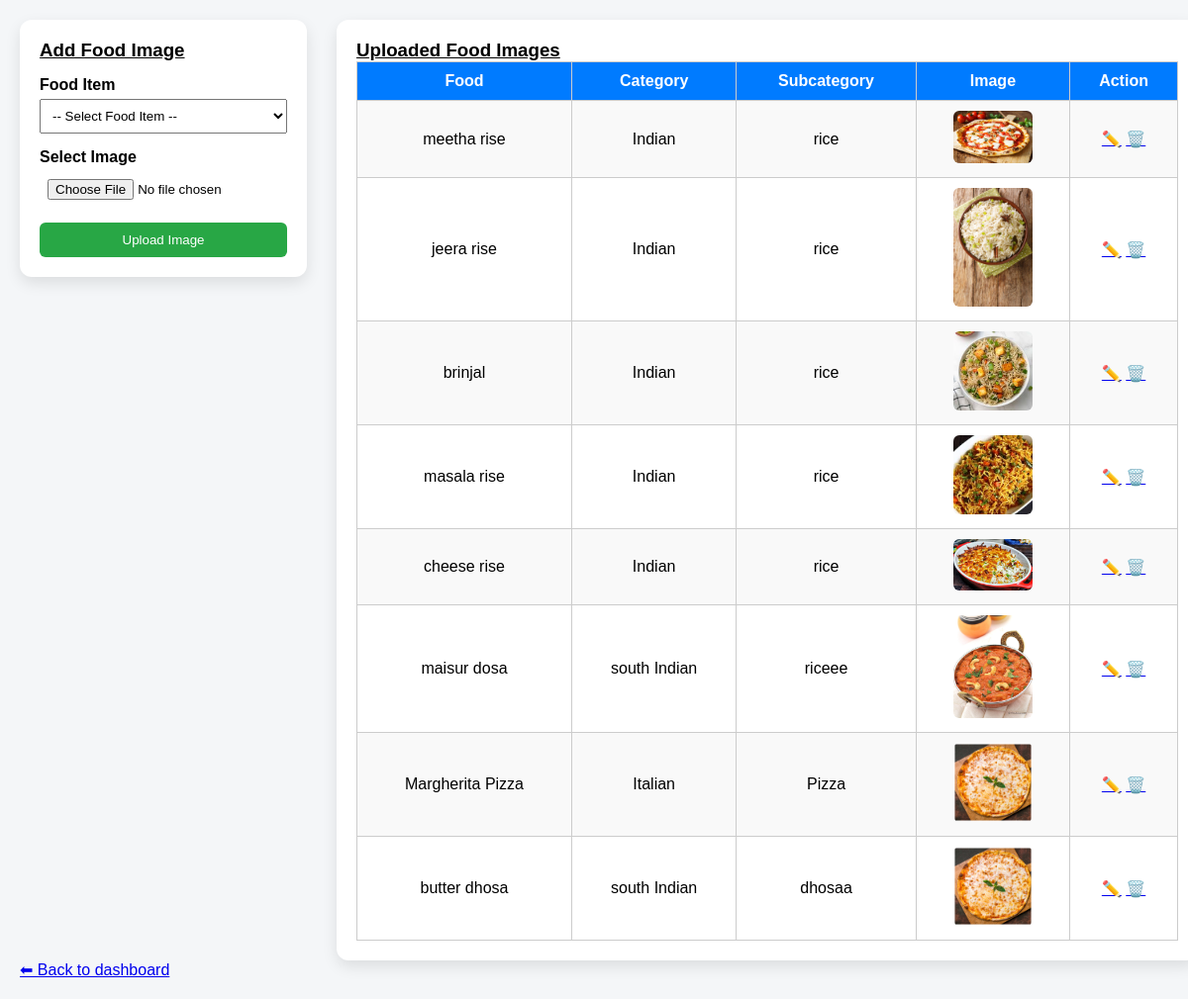
The app's page /dashboard/add_foodimage/ with its own data.
### adminpanel/models.py (models this page shows, shortened)
class FoodItemImage(models.Model):
    img_url = models.ImageField(upload_to='food/')
    uploaded_date = models.DateTimeField(auto_now_add=True)
    food_item = models.ForeignKey(
        FoodItem,
        on_delete=models.CASCADE,
        related_name='images'   # 🔥 VERY IMPORTANT
    )

class FoodItem(models.Model):
    name = models.CharField(max_length=100)
    price = models.FloatField()
    is_available = models.BooleanField(default=True)
    calories = models.IntegerField()
    sub_cat = models.ForeignKey(FoodItemSubCategory, on_delete=models.CASCADE)

class FoodItemSubCategory(models.Model):
    subcategory_name = models.CharField(max_length=100)
    food_item_cat = models.ForeignKey(FoodItemCategory, on_delete=models.CASCADE)

class FoodItemCategory(models.Model):
    category_name = models.CharField(max_length=100)

### adminpanel/views.py (the view, shortened to what this page needs)
# urls.py: path('add_foodimage/', views.add_foodimage, name='add_foodimage'),
def add_foodimage(request):
    images = FoodItemImage.objects.select_related(
        'food_item',
        'food_item__sub_cat',
        'food_item__sub_cat__food_item_cat'
    )
    food_items = FoodItem.objects.all()
    return render(request, 'add/add_foodimage.html', {
        'food_items': food_items,
        'images': images
    })

### templates/add/add_foodimage.html (shortened to what this page needs)
{% load static %}
<!DOCTYPE html>
<html>
<head>
    <link rel="stylesheet" href="{% static 'adminpanel/css/foodimage.css' %}">
</head>
<body>
<div class="container">
    <div class="left">
        <u><h3>Add Food Image</h3></u>
        <form method="post" enctype="multipart/form-data">
            <label>Food Item</label>
            <select name="food_item" required>
                <option value="">-- Select Food Item --</option>
            </select>
            <label>Select Image</label>
            <input type="file" name="img_url" required>
            <button type="submit">Upload Image</button>
        </form>
    </div>
    <div class="right">
        <u><h3>Uploaded Food Images</h3></u>
        <table>
            <tr>
                <th>Food</th>
                <th>Category</th>
                <th>Subcategory</th>
                <th>Image</th>
                <th>Action</th>
            </tr>
            {% for img in images %}
            <tr>
                <td>{{ img.food_item.name }}</td>
                <td>{{ img.food_item.sub_cat.food_item_cat.category_name }}</td>
                <td>{{ img.food_item.sub_cat.subcategory_name }}</td>
                <td>
                    <img src="{{ img.img_url.url }}" width="80">
                </td>
                <td>
                  <a href="{% url 'update_foodimage' img.id %}">✏️</a>
    <a href="{% url 'delete_foodimage_item' img.id %}"
       onclick="return confirm('Delete this image?')">🗑️</a>
                </td>
            </tr>
            {% empty %}
            <tr>
                <td colspan="5">No images uploaded</td>
            </tr>
            {% endfor %}
        </table>
    </div>
</div>
<a href="{% url 'dashboard' %}">⬅ Back to dashboard</a>
</body>
</html>

### static/adminpanel/css/foodimage.css (style rules this page uses)
* { box-sizing:border-box; font-family:Arial; margin:0; padding:0; }
body { background:#f4f6f8; padding:20px; }
.container { display:grid; grid-template-columns: 25% 75%; gap:30px; align-items:start; }
.left { background:#fff; padding:20px; border-radius:12px; box-shadow:0 6px 15px rgba(0,0,0,0.1); align-self:start; }
.left label { display:block; margin-top:15px; font-weight:600; }
.left select, .left input[type="file"] { width:100%; margin-top:5px; padding:8px; }
.left button { margin-top:15px; width:100%; padding:10px; background:#28a745; color:white; border:none; border-radius:6px; }
.right { background:#fff; padding:20px; border-radius:12px; box-shadow:0 6px 15px rgba(0,0,0,0.1); align-self:start; }
.right table { width:100%; border-collapse:collapse; }
.right th, .right td { border:1px solid #ccc; padding:10px; text-align:center; }
.right th { background:#007bff; color:white; }
.right tr:nth-child(even) { background:#f9f9f9; }
img { border-radius:6px; }

### records on screen
FoodItemImage: food_item.name "meetha rise", food_item.sub_cat.food_item_cat.category_name "Indian", food_item.sub_cat.subcategory_name "rice", img_url (picture)
FoodItemImage: food_item.name "jeera rise", food_item.sub_cat.food_item_cat.category_name "Indian", food_item.sub_cat.subcategory_name "rice", img_url (picture)
FoodItemImage: food_item.name "brinjal", food_item.sub_cat.food_item_cat.category_name "Indian", food_item.sub_cat.subcategory_name "rice", img_url (picture)
FoodItemImage: food_item.name "masala rise", food_item.sub_cat.food_item_cat.category_name "Indian", food_item.sub_cat.subcategory_name "rice", img_url (picture)
FoodItemImage: food_item.name "cheese rise", food_item.sub_cat.food_item_cat.category_name "Indian", food_item.sub_cat.subcategory_name "rice", img_url (picture)
FoodItemImage: food_item.name "maisur dosa", food_item.sub_cat.food_item_cat.category_name "south Indian", food_item.sub_cat.subcategory_name "riceee", img_url (picture)
FoodItemImage: food_item.name "Margherita Pizza", food_item.sub_cat.food_item_cat.category_name "Italian", food_item.sub_cat.subcategory_name "Pizza", img_url (picture)
FoodItemImage: food_item.name "butter dhosa", food_item.sub_cat.food_item_cat.category_name "south Indian", food_item.sub_cat.subcategory_name "dhosaa", img_url (picture)
